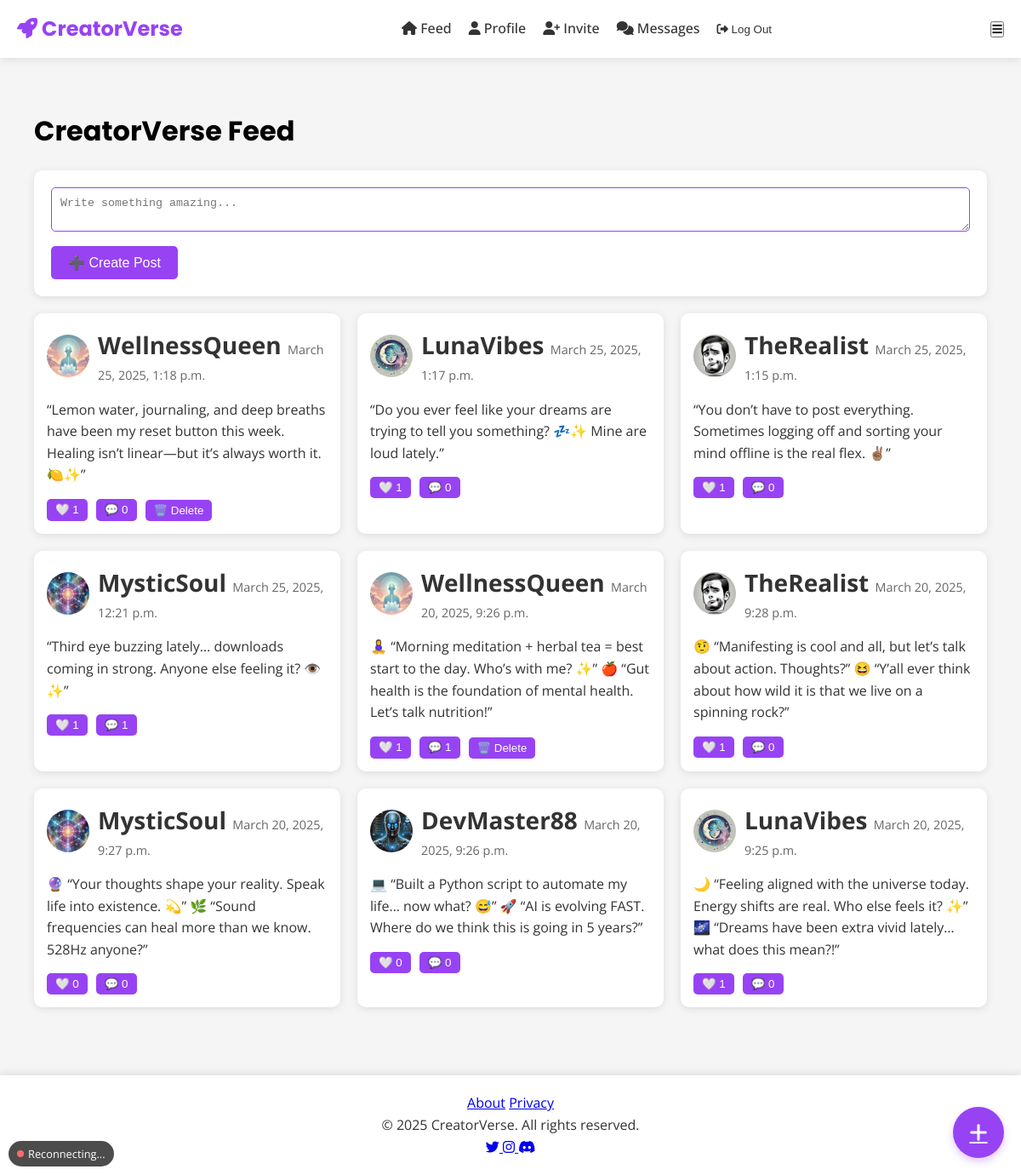
Page /feed/ (signed in) on the committed database.
### feed/models.py (models this page shows, shortened)
class Post(models.Model):
    user = models.ForeignKey(
        User,
        on_delete=models.CASCADE,
        related_name="posts",
        verbose_name=_("Author")
    )
    content = models.TextField(
        verbose_name=_("Content"),
        help_text=_("Share your creative content")
    )
    image = models.ImageField(
        upload_to="post_images/",
        blank=True,
        null=True,
        verbose_name=_("Image")
    )
    created_at = models.DateTimeField(
        auto_now_add=True,
        verbose_name=_("Created at")
    )
    updated_at = models.DateTimeField(
        auto_now=True,
        verbose_name=_("Last updated")
    )
    is_draft = models.BooleanField(
        default=False,
        verbose_name=_("Draft status")
    )
    keywords = models.CharField(
        max_length=255,
        blank=True,
        null=True,
        verbose_name=_("Keywords")
    )
    class Meta:
        ordering = ["-created_at"]
        verbose_name = _("Post")
        verbose_name_plural = _("Posts")
        indexes = [
            models.Index(fields=['created_at']),
            models.Index(fields=['user', 'created_at']),
        ]

### users/models.py (models this page shows, shortened)
class CustomUser(AbstractUser):
    bio = models.TextField(
        blank=True,
        null=True,
        max_length=500,
        help_text=_("Tell others about yourself (max 500 chars)"),
        validators=[validate_bio_length]
    )
    profile_image = models.ImageField(
        upload_to=upload_to_profile_pics,
        blank=True,
        null=True,
        help_text=_("Upload a profile picture (1:1 aspect ratio recommended)"),
        validators=[FileExtensionValidator(['jpg', 'jpeg', 'png', 'webp'])]
    )
    following = models.ManyToManyField(
        'self',
        symmetrical=False,
        related_name='followers',
        blank=True,
        help_text=_("Users this user is following")
    )
    social_links = JSONField(
        default=dict,
        blank=True,
        help_text=_("Social media links in JSON format (e.g., {'twitter': 'https://...'})")
    )
    is_verified = models.BooleanField(
        default=False,
        help_text=_("Designates whether the user is verified")
    )
    last_seen = models.DateTimeField(
        auto_now=True,
        help_text=_("Last time the user was active")
    )
    used_invite = models.BooleanField(
        default=False,
        help_text=_("Has this user used an invite code?")
    )
    class Meta:
        verbose_name = _("User")
        verbose_name_plural = _("Users")
        indexes = [
            models.Index(fields=['username']),
            models.Index(fields=['email']),
            models.Index(fields=['last_seen']),
        ]
        ordering = ['-date_joined']

### feed/views.py (the view)
# urls.py: path('', feed_view, name='feed'),
@login_required
def feed_view(request):
    user_interactions = Post.objects.filter(
        Q(likes__user=request.user) | Q(comments__user=request.user)
    ).distinct()
    interacted_keywords = set()
    for post in user_interactions:
        if hasattr(post, 'keywords') and post.keywords:
            interacted_keywords.update(post.keywords.split(', '))
    interacted_keywords = list(interacted_keywords)
    recommended_posts = Post.objects.filter(
        Q(keywords__in=interacted_keywords)
    ).exclude(user=request.user).distinct() if interacted_keywords else Post.objects.none()
    trending_posts = Post.objects.annotate(
        num_likes=Count('likes'),
        num_comments=Count('comments'),
        relevance_score=F('num_likes') * 2 + F('num_comments')  # Weighted ranking
    ).order_by('-relevance_score', '-created_at')
    time_threshold = now() - datetime.timedelta(days=7)
    latest_posts = Post.objects.filter(created_at__gte=time_threshold).order_by('-created_at')
    personalized_posts = Post.objects.annotate(
        interacted=Case(
            When(likes__user=request.user, then=Value(1)),  # Fixed: Changed likes= to likes__user=
            When(comments__user=request.user, then=Value(1)),
            default=Value(0),
            output_field=IntegerField(),
        )
    ).order_by('-interacted', '-created_at')
    all_posts = list(recommended_posts) + list(personalized_posts) + list(trending_posts) + list(latest_posts)
    seen = set()
    unique_posts = []
    for post in all_posts:
        if post.id not in seen:
            seen.add(post.id)
            unique_posts.append(post)
    return render(request, 'feed/feed.html', {'posts': unique_posts})

### users/context_processors.py (called while the page is built)
def site_settings(request):
    from django.conf import settings
    return {
        'SITE_NAME': 'CreatorVerse',
        'SITE_URL': settings.SITE_URL,
    }

def unread_messages(request):
    if request.user.is_authenticated:
        from users.models import Message
        return {
            'unread_count': Message.objects.filter(
                receiver=request.user,
                is_read=False
            ).count()
        }
    return {}

### feed/templates/feed/feed.html (shortened to what this page needs)
{% extends "base.html" %}
{% block content %}
<section class="feed-section">
    <h1 class="feed-title"> CreatorVerse Feed</h1>
    {% if user.is_authenticated %}
    <form method="POST" action="{% url 'new_post' %}" class="create-post-form">
        <textarea name="content" placeholder="Write something amazing..." required></textarea>
        <button type="submit" class="btn btn-primary">➕ Create Post</button>
    </form>
    {% endif %}
    <div class="feed-grid">
        {% for post in posts %}
        <div class="post-card">
            <div class="post-header">
                <img src="{{ post.user.profile_image.url }}" alt="{{ post.user.username }}" class="post-avatar">
                <div class="post-user">
                    <strong>
                        <a href="{% url 'profile' username=post.user.username %}" class="username">
                            {{ post.user.username }}
                        </a>
                    </strong>
                    <span class="post-date">{{ post.created_at|date:"F j, Y, g:i a" }}</span>
                </div>
            </div>
            <p class="post-content">{{ post.content }}</p>
            <div class="post-actions">
                <button class="like-btn" data-post-id="{{ post.id }}">
                    {% if user in post.likes.all %}
                    ❤️
                    {% else %}
                    🤍
                    {% endif %}
                    <span id="like-count-{{ post.id }}">{{ post.likes.count }}</span>
                </button>
                <button class="comment-btn" data-post-id="{{ post.id }}">💬 {{ post.comments.count }}</button>
                {% if post.user == user %}
                <form action="{% url 'delete_post' post.id %}" method="POST" class="delete-form">
                    <button type="submit" class="btn-danger">🗑️ Delete</button>
                </form>
                {% endif %}
            </div>
        </div>
        {% empty %}
        <p>No posts yet. Be the first to post!</p>
        {% endfor %}
    </div>
</section>
{% endblock %}

### static/css/styles.css (style rules this page uses)
* { margin: 0; padding: 0; box-sizing: border-box; }
body { font-family: "Open Sans", sans-serif; color: #333333; line-height: 1.6; background: #F5F5F5; }
.btn { padding: 10px 20px; font-size: 1rem; text-decoration: none; border-radius: 5px; transition: all 0.3s ease; display: inline-flex; align-items: center; gap: 8px; }
.btn-primary { background: #9743F4; color: #FFFFFF; border: none; }
.feed-section { max-width: 1200px; margin: 0 auto; padding: 20px; }
.feed-title { font-size: 2rem; font-family: "Poppins", sans-serif; color: #000000; margin-bottom: 20px; }
.create-post-form { background: #FFFFFF; padding: 20px; border-radius: 10px; box-shadow: 0 2px 10px rgba(0, 0, 0, 0.1); margin-bottom: 20px; }
.create-post-form textarea { width: 100%; padding: 10px; border-radius: 5px; border: 1px solid #9743F4; margin-bottom: 10px; }
.feed-grid { display: grid; grid-template-columns: repeat(auto-fill, minmax(300px, 1fr)); gap: 20px; }
.post-card { background: #FFFFFF; border-radius: 10px; box-shadow: 0 2px 10px rgba(0, 0, 0, 0.1); transition: transform 0.3s ease, box-shadow 0.3s ease; overflow: hidden; }
.post-header { display: flex; align-items: center; padding: 15px; }
.post-avatar { width: 50px; height: 50px; border-radius: 50%; object-fit: cover; margin-right: 10px; }
.post-user { flex: 1; }
.username { color: #9743F4; text-decoration: none; }
.post-date { font-size: 0.9rem; color: #666666; }
.post-content { padding: 0 15px 15px 15px; color: #333333; }
.post-actions { display: flex; gap: 10px; padding: 0 15px 15px 15px; }
.post-actions button { background: #9743F4; color: #FFFFFF; border: none; padding: 5px 10px; border-radius: 5px; cursor: pointer; transition: background 0.3s ease; }
.delete-form { display: inline; }
.btn-danger { background: #FF6B6B; color: #FFFFFF; border: none; padding: 5px 10px; border-radius: 5px; cursor: pointer; transition: background 0.3s ease; }

### static/css/profile.css (style rules this page uses)
.username { font-size: 28px; font-weight: bold; color: #333333; margin-bottom: 5px; }

### rows in the picture
Post: user.profile_image (picture), user.username "WellnessQueen", created_at "March 25, 2025, 1:18 p.m.", content "“Lemon water, journaling, and deep breaths have been my reset button this week. Healing isn’t linear—but it’s always worth it. 🍋✨”", likes.count "1", comments.count "0", shows "🗑️ Delete"
Post: user.profile_image (picture), user.username "LunaVibes", created_at "March 25, 2025, 1:17 p.m.", content "“Do you ever feel like your dreams are trying to tell you something? 💤✨ Mine are loud lately.”", likes.count "1", comments.count "0"
Post: user.profile_image (picture), user.username "TheRealist", created_at "March 25, 2025, 1:15 p.m.", content "“You don’t have to post everything. Sometimes logging off and sorting your mind offline is the real flex. ✌🏽”", likes.count "1", comments.count "0"
Post: user.profile_image (picture), user.username "MysticSoul", created_at "March 25, 2025, 12:21 p.m.", content "“Third eye buzzing lately… downloads coming in strong. Anyone else feeling it? 👁️✨”", likes.count "1", comments.count "1"
Post: user.profile_image (picture), user.username "WellnessQueen", created_at "March 20, 2025, 9:26 p.m.", content "🧘‍♀️ “Morning meditation + herbal tea = best start to the day. Who’s with me? ✨” 🍎 “Gut health is the foundation of mental health. Let’s talk nutrition!”", likes.count "1", comments.count "1", shows "🗑️ Delete"
Post: user.profile_image (picture), user.username "TheRealist", created_at "March 20, 2025, 9:28 p.m.", content "🤨 “Manifesting is cool and all, but let’s talk about action. Thoughts?” 😆 “Y’all ever think about how wild it is that we live on a spinning rock?”", likes.count "1", comments.count "0"
Post: user.profile_image (picture), user.username "MysticSoul", created_at "March 20, 2025, 9:27 p.m.", content "🔮 “Your thoughts shape your reality. Speak life into existence. 💫” 🌿 “Sound frequencies can heal more than we know. 528Hz anyone?”", likes.count "0", comments.count "0"
Post: user.profile_image (picture), user.username "DevMaster88", created_at "March 20, 2025, 9:26 p.m.", content "💻 “Built a Python script to automate my life… now what? 😅” 🚀 “AI is evolving FAST. Where do we think this is going in 5 years?”", likes.count "0", comments.count "0"
Post: user.profile_image (picture), user.username "LunaVibes", created_at "March 20, 2025, 9:25 p.m.", content "🌙 “Feeling aligned with the universe today. Energy shifts are real. Who else feels it? ✨” 🌌 “Dreams have been extra vivid lately… what does this mean?!”", likes.count "1", comments.count "0"
